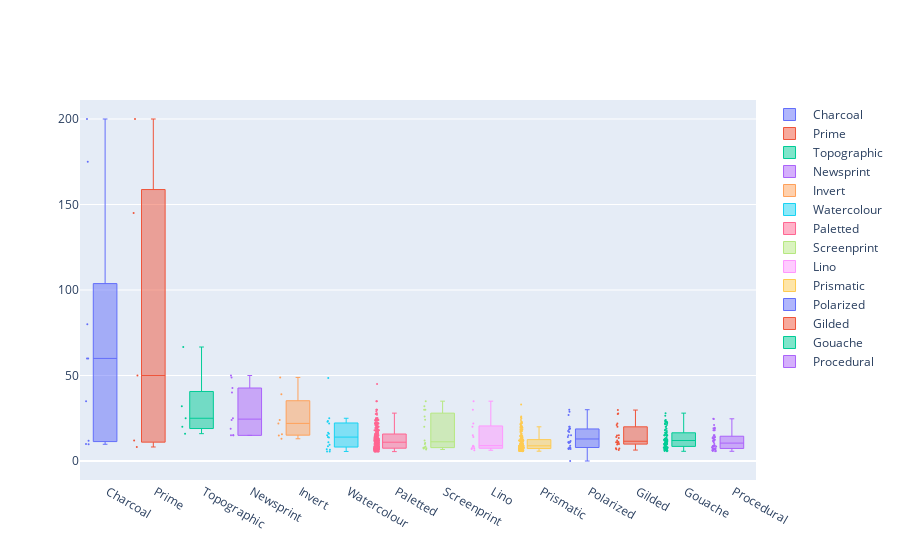

The cell this chart's notebook holds for it:
### Markdown cell above
Some observations:
* Chromaticity: Highest prices for monochrome, approx. same level for duochrome and trichrome, lowest prices for polychrome.
* Frequency: No clear tendencies. Low seems to be clearly performing worst in terms of price; the other three are similar, on a slightly higher level.
* Palette: High variance and low sample size, therefore no clear tendencies. Peninsula seems to be performing somewhat consistently better than for example Esker or Dune.
* Structure: Irrelevant wrt to price level.
* Style: The most seldom styles obviously have the largest variance, and they also command the highest prices. Huge variance and outliers for Charcoal and Prime. Prismatic the style with consistently lowest prices.
* Zoom: Not much differentiation.

### Code cell
import plotly.graph_objects as go

fig = go.Figure()
for style in df["Style"].unique():
    fig.add_trace(
        go.Box(
            y=df[df.Style == style].Lastprice.values,
            name=style,
            boxpoints="all",
            jitter=0.2,
            whiskerwidth=0.2,
            marker_size=2,
            line_width=1,
        )
    )
fig.show()

### Figure 1 — Plotly figure (JSON) as saved in the notebook; plotly's stock layout.template omitted (floating-point values rounded to 4 significant figures; data arrays with more than 128 entries replaced by an {"elided": "..."} marker saying what was removed)
{"data": [{"boxpoints": "all", "jitter": 0.2, "line": {"width": 1}, "marker": {"size": 2}, "name": " Charcoal", "type": "box", "whiskerwidth": 0.2, "y": [200, 175, 80, 60, 60, 35, 11.82, 10, 9.8]}, {"boxpoints": "all", "jitter": 0.2, "line": {"width": 1}, "marker": {"size": 2}, "name": " Prime", "type": "box", "whiskerwidth": 0.2, "y": [200, 145, 50, 11.99, 8.2, null, null, null]}, {"boxpoints": "all", "jitter": 0.2, "line": {"width": 1}, "marker": {"size": 2}, "name": " Topographic", "type": "box", "whiskerwidth": 0.2, "y": [66.67, 32, 25, 19.99, 16, null, null, null]}, {"boxpoints": "all", "jitter": 0.2, "line": {"width": 1}, "marker": {"size": 2}, "name": " Newsprint", "type": "box", "whiskerwidth": 0.2, "y": [50, 48.88, 42.69, 40, 25, 24, 18.9, 15, 15, 15, null, null]}, {"boxpoints": "all", "jitter": 0.2, "line": {"width": 1}, "marker": {"size": 2}, "name": " Invert", "type": "box", "whiskerwidth": 0.2, "y": [48.89, 39, 24, 22, 15.59, 14.99, 13, null, null, null, null, null, null]}, {"boxpoints": "all", "jitter": 0.2, "line": {"width": 1}, "marker": {"size": 2}, "name": " Watercolour", "type": "box", "whiskerwidth": 0.2, "y": [48.57, 25, 23.34, 23, 22, 16.5, 15.9, 15, 14, 13.7, 11, 9.5, 8.6, 6.9, 6.64, 5.6, 5.6, null, null, null, null, null]}, {"boxpoints": "all", "jitter": 0.2, "line": {"width": 1}, "marker": {"size": 2}, "name": " Paletted", "type": "box", "whiskerwidth": 0.2, "y": {"elided": "407 float values"}}, {"boxpoints": "all", "jitter": 0.2, "line": {"width": 1}, "marker": {"size": 2}, "name": " Screenprint", "type": "box", "whiskerwidth": 0.2, "y": [35, 32, 30, 30, 26, 24.07, 20, 11.99, 10.49, 10, 8.5, 7.85, 7.8, 7.5, 7.39, 6.75, null, null, null, null, null]}, {"boxpoints": "all", "jitter": 0.2, "line": {"width": 1}, "marker": {"size": 2}, "name": " Lino", "type": "box", "whiskerwidth": 0.2, "y": [35, 30, 22, 20, 15.0, 13.99, 8.99, 8.49, 8.4, 7.5, 7.4, 7, 6.3, null, null, null, null, null, null, null]}, {"boxpoints": "all", "jitter": 0.2, "line": {"width": 1}, "marker": {"size": 2}, "name": " Prismatic", "type": "box", "whiskerwidth": 0.2, "y": {"elided": "262 float values"}}, {"boxpoints": "all", "jitter": 0.2, "line": {"width": 1}, "marker": {"size": 2}, "name": " Polarized", "type": "box", "whiskerwidth": 0.2, "y": [30, 28.88, 26.9, 20, 20, 18.95, 18.75, 18.5, 17.5, 17, 15, 15, 14, 11.77, 11.11, 11, 11, 10.5, 8.88, 7.9, 7.8, 7.48, 7.25, 7.1, 6.99, 0.01, null, null, null, null, null, null]}, {"boxpoints": "all", "jitter": 0.2, "line": {"width": 1}, "marker": {"size": 2}, "name": " Gilded", "type": "box", "whiskerwidth": 0.2, "y": [29.8, 27.77, 27.5, 21.99, 21, 20, 15, 14.99, 14, 13.49, 11.99, 11.11, 11, 10.99, 10.8, 9.9, 9.888, 9.6, 7.49, 7.25, 6.85, 6.4, null, null, null, null, null]}, {"boxpoints": "all", "jitter": 0.2, "line": {"width": 1}, "marker": {"size": 2}, "name": " Gouache", "type": "box", "whiskerwidth": 0.2, "y": [28, 26.5, 24, 23.69, 23, 23, 22.99, 22.99, 22.5, 22, 22, 21.5, 21, 20, 20.0, 18.88, 18.5, 18, 17.5, 17, 16.5, 16.5, 16.5, 15.9, 15.89, 15, 15, 15, 15, 15, 15, 14, 13.5, 13, 12.95, 12.95, 12.69, 12.5, 12.5, 12.43, 12.4, 12, 11.99, 11.99, 11.5, 11.5, 11.11, 11, 11, 10.97, 10.5, 10, 10, 10, 10, 9.999, 9.8, 9.69, 9.5, 9, 8.8, 8.7, 8.5, 8.25, 8, 7.99, 7.98, 7.9, 7.778, 7.75, 7.5, 7.25, 6.99, 6.969, 6.88, 6.75, 6.5, 6.5, 6.49, 6.477, 5.99, 5.8, 5.69, null, null, null, null, null, null, null, null, null, null, null, null, null, null, null, null]}, {"boxpoints": "all", "jitter": 0.2, "line": {"width": 1}, "marker": {"size": 2}, "name": " Procedural", "type": "box", "whiskerwidth": 0.2, "y": [24.69, 24.5, 21, 19.5, 19.2, 18.88, 18, 18, 18, 15, 15, 14, 13.99, 13.9, 13.5, 13, 12.88, 12.5, 12, 11.95, 11.75, 10.97, 9.99, 8.99, 8.98, 8.89, 8.85, 8.79, 8.44, 8.432, 7.99, 7.5, 7.4, 7.3, 7.24, 7.1, 6.98, 6.9, 6.8, 6.4, 6.25, 5.93, 5.8, 5.7, null, null, null, null, null, null, null, null, null, null, null, null, null, null, null, null]}], "layout": {}}
